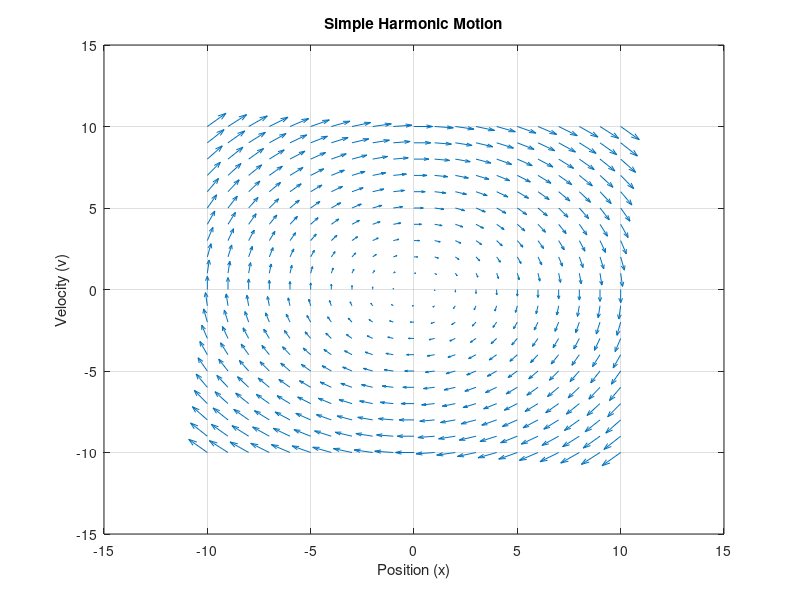

The MATLAB source for this figure:
%define range of x and y; and also, step-size.
x = -10:1:10;
v = -10:1:10;

[X,V] = meshgrid(x,v);

%{
For SHM (simple harmonic motion), we know the dynamical system is:
    x' = v
    v' = -w^2 x
%}
Fx = V;
Fv = -0.9 * X;

%plot vector field
figure(1);
quiver(X,V,Fx,Fv);
title('Simple Harmonic Motion');
xlabel('Position (x)');
ylabel('Velocity (v)');
grid on;